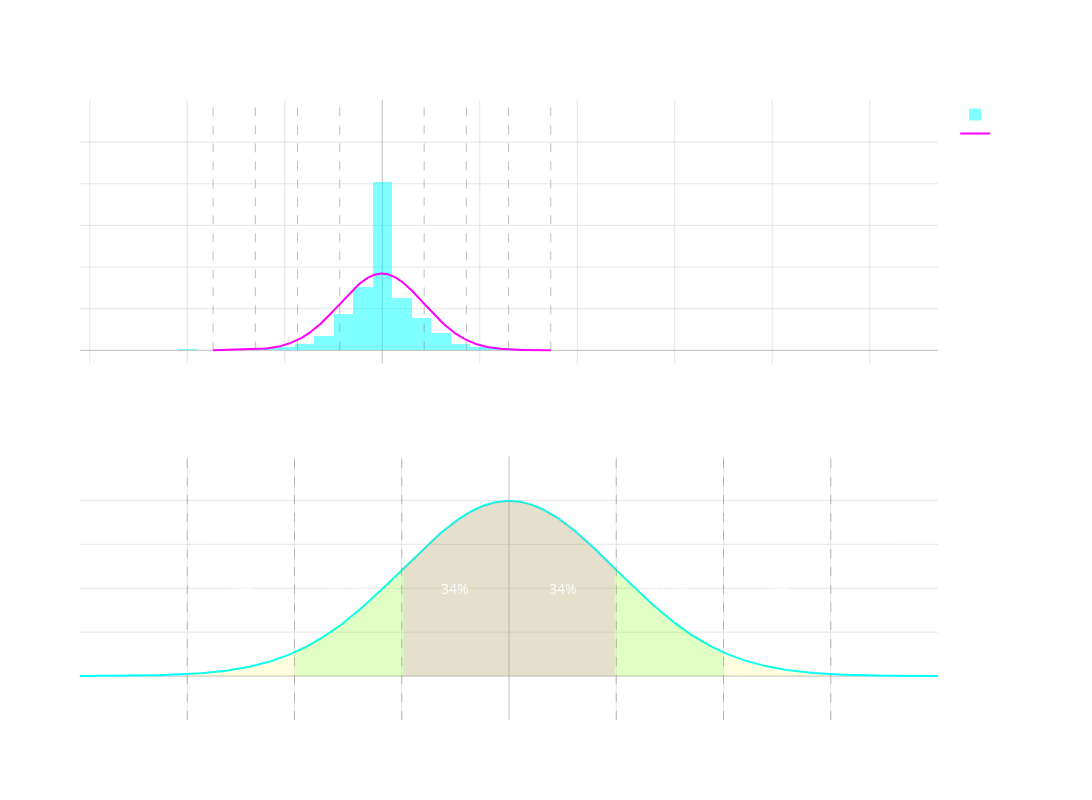

Here is the notebook cell this chart was saved with:
### Markdown cell above
##### So what's the big problem with modeling uncertainty as random variables?

**Remark:** When we model uncertainty as random variables in any capacity (independent random variables, markov chains, hidden markov models, stochastic processes) we 

are making assumptions that are *certainly* wrong, this can lead to **misinformed** decision making which is exactly the opposite of what we are trying to do.

### Code cell
# Read in NVDA returns data
import pandas as pd
import numpy as np

# Read the CSV file
df = pd.read_csv('NVDA_returns.csv')

# Calculate daily returns
df['Returns'] = df['Close'].pct_change()

# Remove the first row which will have NaN return
df = df.dropna()

# Get sample mean and std as MLE estimates
mu_hat = df['Returns'].mean()
sigma_hat = df['Returns'].std()

# Generate points for fitted normal distribution
x_fit = np.linspace(mu_hat - 4*sigma_hat, mu_hat + 4*sigma_hat, 1000)
y_fit = 1/(sigma_hat * np.sqrt(2*np.pi)) * np.exp(-(x_fit - mu_hat)**2/(2*sigma_hat**2))

# Create figure with secondary y-axis
fig = make_subplots(rows=2, cols=1, vertical_spacing=0.15, 
                    subplot_titles=("NVDA Returns with Fitted Normal Distribution", 
                                  "Empirical Rule of the Normal Distribution"))

# Add histogram of returns
fig.add_trace(
    go.Histogram(
        x=df['Returns'],
        name='NVDA Returns',
        nbinsx=50,
        histnorm='probability density',
        marker_color='rgba(0, 255, 255, 0.5)'
    ),
    row=1, col=1
)

# Add fitted normal distribution curve
fig.add_trace(
    go.Scatter(
        x=x_fit,
        y=y_fit,
        mode='lines',
        line=dict(color='rgba(255, 0, 255, 1)', width=2),
        name='Fitted Normal'
    ),
    row=1, col=1
)

# Add vertical lines for standard deviations in first subplot
for n in [-4, -3, -2, -1, 1, 2, 3, 4]:
    fig.add_shape(
        type="line",
        x0=mu_hat + n*sigma_hat,
        x1=mu_hat + n*sigma_hat,
        y0=0,
        y1=30,
        line=dict(color='rgba(128,128,128,0.5)', width=1, dash='dash'),
        row=1, col=1
    )

# Add empirical rule plot
mu = 0
sigma = 1
x_emp = np.linspace(mu - 4 * sigma, mu + 4 * sigma, 500)
y_emp = (1 / (sigma * np.sqrt(2 * np.pi))) * np.exp(-0.5 * ((x_emp - mu) / sigma) ** 2)

# Add main curve to second subplot
fig.add_trace(
    go.Scatter(
        x=x_emp,
        y=y_emp,
        mode='lines',
        line=dict(color='rgba(0, 255, 255, 1)', width=2),
        name='Normal Distribution',
        showlegend=False
    ),
    row=2, col=1
)

# Define ranges for empirical rule with neon colors
ranges = [
    (mu - 1 * sigma, mu + 1 * sigma, '34%', 'rgba(255, 0, 255, 0.3)'),
    (mu - 2 * sigma, mu + 2 * sigma, '47.5%', 'rgba(0, 255, 0, 0.3)'),
    (mu - 3 * sigma, mu + 3 * sigma, '49%', 'rgba(255, 255, 0, 0.3)')
]

# Add shaded regions for empirical rule
for start, end, label, color in reversed(ranges):
    mask = (x_emp >= start) & (x_emp <= end)
    x_fill = x_emp[mask]
    y_fill = y_emp[mask]
    
    fig.add_trace(
        go.Scatter(
            x=np.concatenate([x_fill, x_fill[::-1]]),
            y=np.concatenate([y_fill, np.zeros_like(y_fill)]),
            fill='toself',
            fillcolor=color,
            opacity=0.4,
            line=dict(width=0),
            name=f'{label} Rule',
            showlegend=False
        ),
        row=2, col=1
    )
    
    # Add percentage text annotations
    fig.add_annotation(
        x=start + 0.5,
        y=0.2,
        text=label,
        showarrow=False,
        font=dict(size=14, color='white'),
        row=2,
        col=1
    )
    fig.add_annotation(
        x=end - 0.5,
        y=0.2,
        text=label,
        showarrow=False,
        font=dict(size=14, color='white'),
        row=2,
        col=1
    )
    
    # Add vertical lines for standard deviations
    fig.add_shape(
        type="line",
        x0=start, x1=start,
        y0=-0.1, y1=1.0,
        line=dict(color='rgba(128,128,128,0.5)', width=1, dash='dash'),
        row=2, col=1
    )
    fig.add_shape(
        type="line",
        x0=end, x1=end,
        y0=-0.1, y1=1.0,
        line=dict(color='rgba(128,128,128,0.5)', width=1, dash='dash'),
        row=2, col=1
    )

# Update layout
fig.update_layout(
    height=800,
    width=1100,
    showlegend=True,
    plot_bgcolor='rgba(0,0,0,0)',
    paper_bgcolor='rgba(0,0,0,0)',
    font=dict(color='white')
)

# Update axes for both subplots
fig.update_xaxes(
    title='Returns',
    showgrid=True,
    gridwidth=1,
    gridcolor='rgba(128,128,128,0.2)',
    zeroline=True,
    zerolinewidth=1,
    zerolinecolor='rgba(128,128,128,0.5)',
    row=1, col=1
)
fig.update_yaxes(
    title='Density',
    showgrid=True,
    gridwidth=1,
    gridcolor='rgba(128,128,128,0.2)',
    zeroline=True,
    zerolinewidth=1,
    zerolinecolor='rgba(128,128,128,0.5)',
    row=1, col=1
)

# Update second subplot axes
fig.update_xaxes(
    title='X',
    showgrid=True,
    gridwidth=1,
    gridcolor='rgba(128,128,128,0.2)',
    zeroline=True,
    zerolinewidth=1,
    zerolinecolor='rgba(128,128,128,0.5)',
    row=2, col=1
)
fig.update_yaxes(
    title='Probability Density',
    showgrid=True,
    gridwidth=1,
    gridcolor='rgba(128,128,128,0.2)',
    zeroline=True,
    zerolinewidth=1,
    zerolinecolor='rgba(128,128,128,0.5)',
    range=[-0.1, 0.5],
    row=2, col=1
)

fig.show()

### Figure 1 — Plotly figure (JSON) as saved in the notebook; plotly's stock layout.template omitted (floating-point values rounded to 4 significant figures; data arrays with more than 128 entries replaced by an {"elided": "..."} marker saying what was removed)
{"data": [{"histnorm": "probability density", "marker": {"color": "rgba(0, 255, 255, 0.5)"}, "name": "NVDA Returns", "nbinsx": 50, "type": "histogram", "x": {"elided": "6626 float values"}, "xaxis": "x", "yaxis": "y"}, {"line": {"color": "rgba(255, 0, 255, 1)", "width": 2}, "mode": "lines", "name": "Fitted Normal", "type": "scatter", "x": {"elided": "1000 float values"}, "xaxis": "x", "y": {"elided": "1000 float values"}, "yaxis": "y"}, {"line": {"color": "rgba(0, 255, 255, 1)", "width": 2}, "mode": "lines", "name": "Normal Distribution", "showlegend": false, "type": "scatter", "x": {"elided": "500 float values"}, "xaxis": "x2", "y": {"elided": "500 float values"}, "yaxis": "y2"}, {"fill": "toself", "fillcolor": "rgba(255, 255, 0, 0.3)", "line": {"width": 0}, "name": "49% Rule", "opacity": 0.4, "showlegend": false, "type": "scatter", "x": {"elided": "748 float values"}, "xaxis": "x2", "y": {"elided": "748 float values"}, "yaxis": "y2"}, {"fill": "toself", "fillcolor": "rgba(0, 255, 0, 0.3)", "line": {"width": 0}, "name": "47.5% Rule", "opacity": 0.4, "showlegend": false, "type": "scatter", "x": {"elided": "500 float values"}, "xaxis": "x2", "y": {"elided": "500 float values"}, "yaxis": "y2"}, {"fill": "toself", "fillcolor": "rgba(255, 0, 255, 0.3)", "line": {"width": 0}, "name": "34% Rule", "opacity": 0.4, "showlegend": false, "type": "scatter", "x": {"elided": "248 float values"}, "xaxis": "x2", "y": {"elided": "248 float values"}, "yaxis": "y2"}], "layout": {"annotations": [{"font": {"size": 16}, "showarrow": false, "text": "NVDA Returns with Fitted Normal Distribution", "x": 0.5, "xanchor": "center", "xref": "paper", "y": 1, "yanchor": "bottom", "yref": "paper"}, {"font": {"size": 16}, "showarrow": false, "text": "Empirical Rule of the Normal Distribution", "x": 0.5, "xanchor": "center", "xref": "paper", "y": 0.425, "yanchor": "bottom", "yref": "paper"}, {"font": {"color": "white", "size": 14}, "showarrow": false, "text": "49%", "x": -2.5, "xref": "x2", "y": 0.2, "yref": "y2"}, {"font": {"color": "white", "size": 14}, "showarrow": false, "text": "49%", "x": 2.5, "xref": "x2", "y": 0.2, "yref": "y2"}, {"font": {"color": "white", "size": 14}, "showarrow": false, "text": "47.5%", "x": -1.5, "xref": "x2", "y": 0.2, "yref": "y2"}, {"font": {"color": "white", "size": 14}, "showarrow": false, "text": "47.5%", "x": 1.5, "xref": "x2", "y": 0.2, "yref": "y2"}, {"font": {"color": "white", "size": 14}, "showarrow": false, "text": "34%", "x": -0.5, "xref": "x2", "y": 0.2, "yref": "y2"}, {"font": {"color": "white", "size": 14}, "showarrow": false, "text": "34%", "x": 0.5, "xref": "x2", "y": 0.2, "yref": "y2"}], "font": {"color": "white"}, "height": 800, "paper_bgcolor": "rgba(0,0,0,0)", "plot_bgcolor": "rgba(0,0,0,0)", "shapes": [{"line": {"color": "rgba(128,128,128,0.5)", "dash": "dash", "width": 1}, "type": "line", "x0": -0.1735, "x1": -0.1735, "xref": "x", "y0": 0, "y1": 30, "yref": "y"}, {"line": {"color": "rgba(128,128,128,0.5)", "dash": "dash", "width": 1}, "type": "line", "x0": -0.1302, "x1": -0.1302, "xref": "x", "y0": 0, "y1": 30, "yref": "y"}, {"line": {"color": "rgba(128,128,128,0.5)", "dash": "dash", "width": 1}, "type": "line", "x0": -0.08688, "x1": -0.08688, "xref": "x", "y0": 0, "y1": 30, "yref": "y"}, {"line": {"color": "rgba(128,128,128,0.5)", "dash": "dash", "width": 1}, "type": "line", "x0": -0.04359, "x1": -0.04359, "xref": "x", "y0": 0, "y1": 30, "yref": "y"}, {"line": {"color": "rgba(128,128,128,0.5)", "dash": "dash", "width": 1}, "type": "line", "x0": 0.04299, "x1": 0.04299, "xref": "x", "y0": 0, "y1": 30, "yref": "y"}, {"line": {"color": "rgba(128,128,128,0.5)", "dash": "dash", "width": 1}, "type": "line", "x0": 0.08628, "x1": 0.08628, "xref": "x", "y0": 0, "y1": 30, "yref": "y"}, {"line": {"color": "rgba(128,128,128,0.5)", "dash": "dash", "width": 1}, "type": "line", "x0": 0.1296, "x1": 0.1296, "xref": "x", "y0": 0, "y1": 30, "yref": "y"}, {"line": {"color": "rgba(128,128,128,0.5)", "dash": "dash", "width": 1}, "type": "line", "x0": 0.1729, "x1": 0.1729, "xref": "x", "y0": 0, "y1": 30, "yref": "y"}, {"line": {"color": "rgba(128,128,128,0.5)", "dash": "dash", "width": 1}, "type": "line", "x0": -3, "x1": -3, "xref": "x2", "y0": -0.1, "y1": 1, "yref": "y2"}, {"line": {"color": "rgba(128,128,128,0.5)", "dash": "dash", "width": 1}, "type": "line", "x0": 3, "x1": 3, "xref": "x2", "y0": -0.1, "y1": 1, "yref": "y2"}, {"line": {"color": "rgba(128,128,128,0.5)", "dash": "dash", "width": 1}, "type": "line", "x0": -2, "x1": -2, "xref": "x2", "y0": -0.1, "y1": 1, "yref": "y2"}, {"line": {"color": "rgba(128,128,128,0.5)", "dash": "dash", "width": 1}, "type": "line", "x0": 2, "x1": 2, "xref": "x2", "y0": -0.1, "y1": 1, "yref": "y2"}, {"line": {"color": "rgba(128,128,128,0.5)", "dash": "dash", "width": 1}, "type": "line", "x0": -1, "x1": -1, "xref": "x2", "y0": -0.1, "y1": 1, "yref": "y2"}, {"line": {"color": "rgba(128,128,128,0.5)", "dash": "dash", "width": 1}, "type": "line", "x0": 1, "x1": 1, "xref": "x2", "y0": -0.1, "y1": 1, "yref": "y2"}], "showlegend": true, "width": 1100, "xaxis": {"anchor": "y", "domain": [0, 1], "gridcolor": "rgba(128,128,128,0.2)", "gridwidth": 1, "showgrid": true, "title": {"text": "Returns"}, "zeroline": true, "zerolinecolor": "rgba(128,128,128,0.5)", "zerolinewidth": 1}, "xaxis2": {"anchor": "y2", "domain": [0, 1], "gridcolor": "rgba(128,128,128,0.2)", "gridwidth": 1, "showgrid": true, "title": {"text": "X"}, "zeroline": true, "zerolinecolor": "rgba(128,128,128,0.5)", "zerolinewidth": 1}, "yaxis": {"anchor": "x", "domain": [0.575, 1], "gridcolor": "rgba(128,128,128,0.2)", "gridwidth": 1, "showgrid": true, "title": {"text": "Density"}, "zeroline": true, "zerolinecolor": "rgba(128,128,128,0.5)", "zerolinewidth": 1}, "yaxis2": {"anchor": "x2", "domain": [0, 0.425], "gridcolor": "rgba(128,128,128,0.2)", "gridwidth": 1, "range": [-0.1, 0.5], "showgrid": true, "title": {"text": "Probability Density"}, "zeroline": true, "zerolinecolor": "rgba(128,128,128,0.5)", "zerolinewidth": 1}}}
